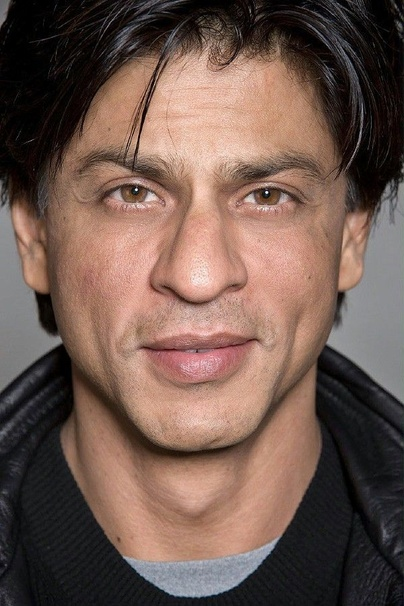
#> input picture AI/OpenCV/d4a8749079d5f0dd1184ddceea4996d3.jpg, 404 x 606 px, shrunk from 600 x 900 before the run
$ jupyter execute --allow-errors 3_Face_Swapping_Application_With_OpenCV.ipynb   (shell and % lines are left out)
#> lines starting #> are read from the running program, lines starting #| are printed output that depends on the picture
# **Face-Swapping Application With OpenCV**

In this practice session, we will implement a face-swapping technique for two images of celebrities using OpenCV and python.

Steps used for this project:

> * Taking two images – one as the source and another as a destination.
> * Using the dlib landmark detector on both these images.
> * Joining the dots in the landmark detector to form triangles.
> * Extracting these triangles
> * Placing the source image on the destination
> * Smoothening the face

## **Image selection**

You can select any two images of your choice. It could be your image and your friend, it could be two celebrity images as well. I have selected two images of Shah Rukh Khan  and Katrina Kaif. Both the images are front-facing and are well lit.

[cell 1]
# !wget https://i.pinimg.com/originals/d4/a8/74/d4a8749079d5f0dd1184ddceea4996d3.jpg

[cell 2]
# !wget https://cdn.faceshapeapp.com/q/QdJqlgb_ahcGBtry__1080x1440.jpg

Now let us read these images using OpenCV code.

[cell 3]

import IPython
IPython.Application.instance().kernel.do_shutdown(True)

[cell 4]
import cv2
import numpy as np
import dlib
import time
source_image = cv2.imread("d4a8749079d5f0dd1184ddceea4996d3.jpg")
#> source_image is the input picture: shape (606, 404, 3); mean B, G, R 79.3, 88.8, 112.3
source_image_gray = cv2.cvtColor(source_image, cv2.COLOR_BGR2GRAY)
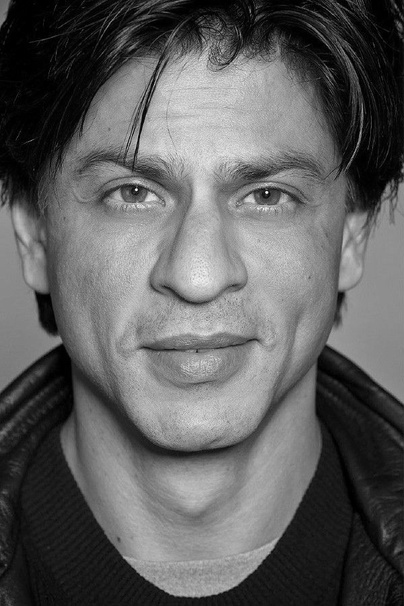
#> source_image_gray: shape (606, 404); min 0, max 254, mean 94.7
dest_image = cv2.imread("QdJqlgb_ahcGBtry__1080x1440.jpg")
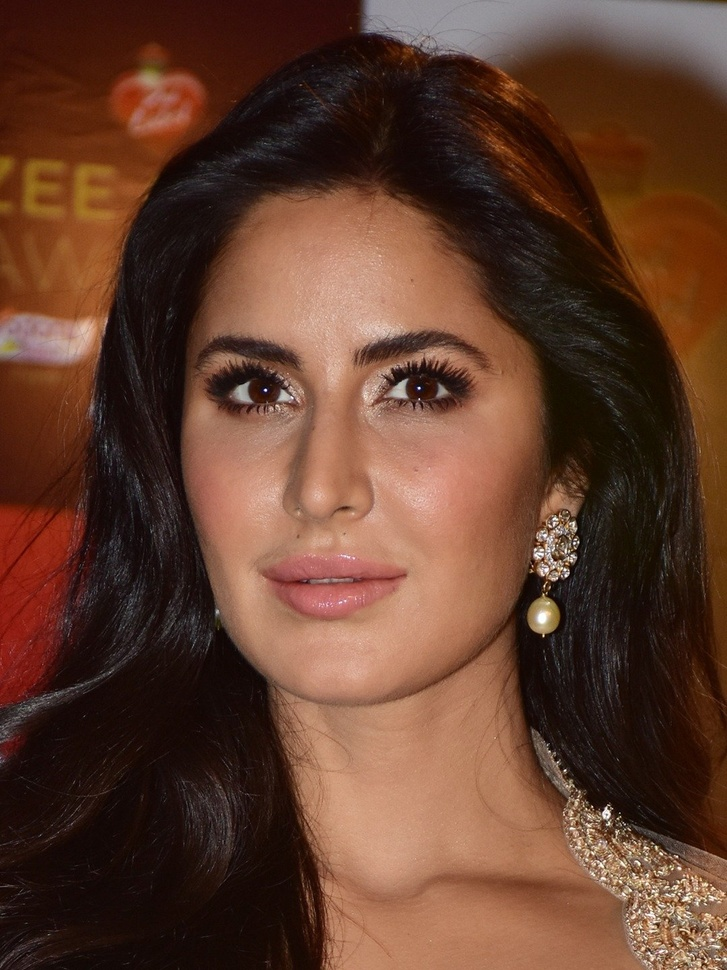
#> input picture AI/OpenCV/QdJqlgb_ahcGBtry__1080x1440.jpg, 727 x 970 px, shrunk from 1080 x 1440 before the run
#> dest_image is the input picture: shape (970, 727, 3); mean B, G, R 45.1, 61.8, 97.6
dest_image_gray = cv2.cvtColor(dest_image, cv2.COLOR_BGR2GRAY)
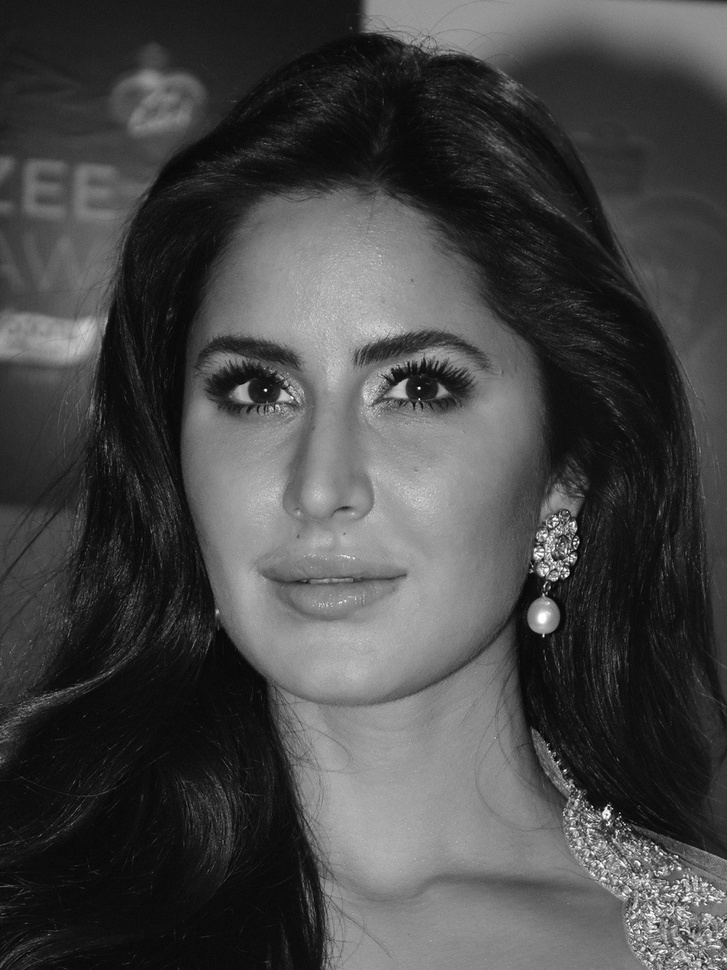
#> dest_image_gray: shape (970, 727); min 1, max 254, mean 70.6
# Create empty matrices in the images' shapes
height, width = source_image_gray.shape
#> height = 606; width = 404
mask = np.zeros((height, width), np.uint8)
#> (the rest of this cell did not finish here and is left out)

## **Using the dlib landmark detector on the images**

Dlib is a python library that provides us with landmark detectors to detect important facial landmarks. These 68 points are important to identify the different features in both faces.

Once we have the 68 points shape predictor downloaded, let us apply them to the first face.

Then we will use the convexhull to detect the faces after using the landmark detector.

[cell 5]
# !wget -nd https://github.com/JeffTrain/selfie/raw/master/shape_predictor_68_face_landmarks.dat

#> (a cell that did not finish here is left out)

These will create 68 points on the face as shown below.

For destination face:

#> (a cell that did not finish here is left out)

#> (a cell that did not finish here is left out)

## **Joining the dots in the landmark detector to form triangles for the source image.**

To cut a portion of the face and fit it to the other we need to analyse the size and perspective of both the images. To do this, we will split the entire face into smaller triangles by joining the landmarks so that the originality of the image is not lost and it becomes easier to swap the triangles with the destination image. This entire process is called Delaunay triangulation.

Note: Since we do this with respect to the facial landmark of the source the following code has to be put inside the for loop of source image.

#> (a cell that did not finish here is left out)

Now that we have the triangles for the source image we need to make sure the same space can be extracted from the destination so that the overlapping can be done smoothly.

To do this, we follow a slightly different approach to the destination image.

The destination image needs to have the same patterns of triangles as the source.

To do this we will create masks for the images as follows.

First, let us create the source image. We are trying to match the patterns of first and second images here.

[cell 10]
source_mask = np.zeros_like(source_image_gray)
new_face = np.zeros_like(dest_image)
#> (the rest of this cell did not finish here and is left out)

As you can see we have created a mask of the image.

Once we have the mask for the source image and the triangle points we can do the same for the destination as well. But for the destination, we need to crop out the region corresponding to the source mask. We can do this as shown below.

#> (a cell that did not finish here is left out)

This is the destination image triangles.

## **Extracting these triangles**

Once we have the triangles in source and destination the next step is to extract them from the source image. But we also need to take the coordinates of the destination triangles so that the sizes of the two can match. This technique is also called warping.

#> (a cell that did not finish here is left out)

## **Placing the source image on the destination**

Now, we can reconstruct the destination image and start placing the source image on the destination one. First we will make some alterations in the destination face. Then, we will make sure the lines created do not appear in the final output.

[cell 13]
ht, wt, filters = dest_image.shape
#> ht = 970; wt = 727; filters = 3
dest_face = np.zeros((ht, wt, filters), np.uint8)
#> (the rest of this cell did not finish here and is left out)
